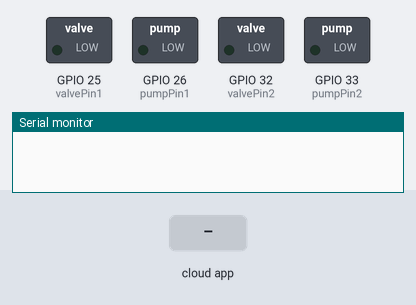
Bench run of a sketch on a simulated ESP32. On the bench: switched loads named in the sketch (green lamp = pin HIGH), the last lines printed to the serial monitor. Inputs (shaded band) come from the test bench. The ROS host is connected and sends only what is stated.

Above: at 3.2 s.
3.3 s: the phone or cloud app sets ctrl_sys_cmd to 90
At 4.5 s:
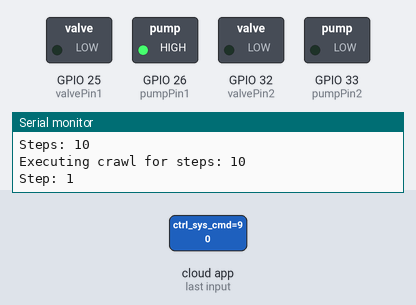
At 8.9 s:
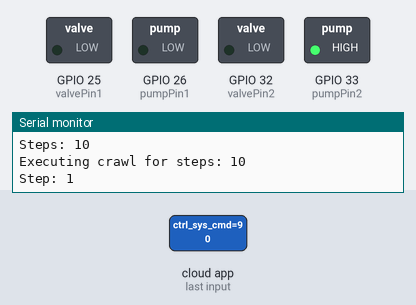
Timing chart, 0 to 13.8 s (numbered marks = the images above; inputs shaded):
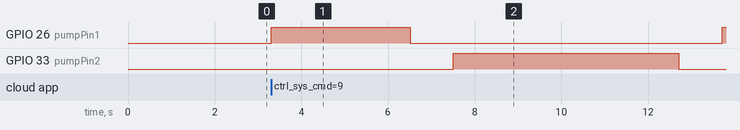

Measured:
- after the input at 3.3 s, GPIO 26 (pumpPin1): LOW → HIGH at once, → LOW 3.2 s later, → HIGH 7.2 s later; GPIO 33 (pumpPin2): LOW → HIGH after 4.2 s, → LOW 5.2 s later

The sketch:

control_system_Crawler_WiFi_OM.ino
```cpp
/*
This code will work on taking commands from user and then having the ESP32 process the commands over WiFi.

TAKES IN COMMANDS LIKE:
    - Crawl 3 steps once: ros2 topic pub -1 /ctrl_sys_cmd std_msgs/msg/Int32 "{data: 83}"
        * 01010011 = 83 (in decimal)
    - Crawl 5 steps once: ros2 topic pub -1 /ctrl_sys_cmd std_msgs/msg/Int32 "{data: 85}"
    - Deflate Kresling 1 once: ros2 topic pub -1 /ctrl_sys_cmd std_msgs/msg/Int32 "{data: 85}"
        - (3 << 4 = 48) [3 comes from case 3 and shifts 3 in binary to the left by 4 bits]
    - Inflate Kresling 1: ros2 topic pub -1 /ctrl_sys_cmd std_msgs/msg/Int32 "{data: 16}"

  * Has an 8-bit protocol so users can send commands to test the deflation/inflation of individual Kreslings
    - [ command (upper 4 bits) ][ steps (lower 4 bits) ]
      - Ex.) 5 -> *crawl command* -> 0101
            steps -> 0000-1111 (0-15 steps)
*/

#include <WiFi.h>

#include <micro_ros_arduino.h>

#include <stdio.h>
#include <rcl/rcl.h>
#include <rcl/error_handling.h>
#include <rclc/rclc.h>
#include <rclc/executor.h>

#include <std_msgs/msg/int32.h>

//define WiFi information here
#define WIFI_SSID "examp"
#define WIFI_PASS "examp_pw"
#define ROS_IP "ip_address"  // Change to match your ROS2 computer's IP
#define ROS_PORT 8892          // 8892 port used for Crawler commands

//ROS variables
rcl_node_t ctrl_sys_node;
rclc_support_t support;
rcl_allocator_t allocator;
rclc_executor_t executor;

rcl_subscription_t subscriber;
std_msgs__msg__Int32 recv_msg;

rcl_publisher_t publisher;
std_msgs__msg__Int32 pub_msg;

//pins for pump and valves
const int pumpPin1 = 26;
const int valvePin1 = 25;
const int pumpPin2 = 33;
const int valvePin2 = 32;

//control flags
volatile int current_command = -1;
volatile int current_steps = 0;
volatile bool new_command = false;

void crawl_sequence(int steps){
  // int steps = steps; // number of steps for crawler to moves
  // int stepTime_ms = 200 // step waiting time
  Serial.print("Executing crawl for steps: ");
  Serial.println(steps);


  for (int i = 0; i<steps; i++){
    Serial.print("Step: ");
    Serial.println(i+1);

    //air leaves Kresling 1
    digitalWrite(valvePin1, LOW);
    digitalWrite(pumpPin1, HIGH);

    delay(3200);

    //kresling 1 put air back in
    digitalWrite(valvePin1, LOW);
    digitalWrite(pumpPin1, LOW);

    delay(1000); //small pause (optional)

    //air leaves Kresling 2
    digitalWrite(valvePin2, LOW);
    digitalWrite(pumpPin2, HIGH);

    delay(5200);

    //kresling 2 put air back in
    digitalWrite(valvePin2, LOW);
    digitalWrite(pumpPin2, LOW);

    delay(1000); //small pause (optional

  }
}

int last_command = -1;
bool crawl_requested = false;

void command_callback(const void * msgin){
  Serial.begin(115200);
  Serial.println("CALLBACK TRIGGERED");

  const std_msgs__msg__Int32 * msg = (const std_msgs__msg__Int32 *)msgin;

  int data = msg->data;

  //extracting upper 4 bits (command)
  int command = (data >> 4) & 0x0F;

  //extracting lower 4 bits (value)
  int steps = data & 0x0F;

  Serial.println("=== NEW MESSAGE ===");
  Serial.print("Raw: ");
  Serial.println(data);
  Serial.print("Binary: ");
  Serial.println(data, BIN);
  Serial.print("Command: ");
  Serial.println(command);
  Serial.print("Steps: ");
  Serial.println(steps);

  //storing command for loop()
  current_command = command;
  current_steps = steps;
  new_command = true;

  pub_msg.data = msg->data;
  rcl_publish(&publisher, &pub_msg, NULL);
}

void setup() {
  Serial.begin(115200);

  pinMode(pumpPin1, OUTPUT);
  pinMode(pumpPin2, OUTPUT);
  pinMode(valvePin1, OUTPUT);
  pinMode(valvePin2, OUTPUT);

  digitalWrite(pumpPin1, LOW);
  digitalWrite(pumpPin2, LOW);
  digitalWrite(valvePin1, LOW);
  digitalWrite(valvePin2, LOW);

  //connecting microROS over WiFi
  set_microros_wifi_transports(WIFI_SSID, WIFI_PASS, ROS_IP, ROS_PORT);
  delay(2000);

  allocator = rcl_get_default_allocator();

  //Init support
  rclc_support_init(&support, 0, NULL, &allocator);

  //creating node
  rclc_node_init_default(&ctrl_sys_node, "embedded_ctrl_system_node", "", &support);

  //create subscriber (/ctrl_sys_cmd)
  rclc_subscription_init_best_effort(
    &subscriber,
    &ctrl_sys_node,
    ROSIDL_GET_MSG_TYPE_SUPPORT(std_msgs, msg, Int32),
    "ctrl_sys_cmd"
  );

  //create publisher (/ctrl_sys_status)
  rclc_publisher_init_default(
    &publisher,
    &ctrl_sys_node,
    ROSIDL_GET_MSG_TYPE_SUPPORT(std_msgs, msg, Int32),
    "ctrl_sys_status");

  //executor
  rclc_executor_init(&executor, &support.context, 1, &allocator);

  rclc_executor_add_subscription(
    &executor,
    &subscriber,
    &recv_msg,
    &command_callback,
    ON_NEW_DATA
  );

}

void loop() {
  // put your main code here, to run repeatedly:
  rclc_executor_spin_some(&executor, RCL_MS_TO_NS(100));

  if(new_command){
    new_command = false;

    switch (current_command){
      case 1: //inflate Kresling 1
        Serial.println("Inflating Kresling 1");
        digitalWrite(valvePin1, LOW);
        digitalWrite(pumpPin1, LOW);
        break;

      case 2: //inflating Kresling 2
        Serial.println("Inflating Kresling 2");
        digitalWrite(valvePin2, LOW);
        digitalWrite(pumpPin2, LOW);
        break;

      case 3: //deflating Kresling 1
        Serial.println("Deflating Kresling 1");
        digitalWrite(valvePin1, LOW);
        digitalWrite(pumpPin1, HIGH);
        break;

      case 4: //deflating Kresling 2
        Serial.println("Deflating Kresling 2");
        digitalWrite(valvePin2, LOW);
        digitalWrite(pumpPin2, HIGH);
        break;

      case 5: //crawling command
      if(current_steps <= 0) current_steps = 1;
      crawl_sequence(current_steps);
      break;

      default:
        Serial.println("Unknown Command");
        break;
    }
  }
}
```
